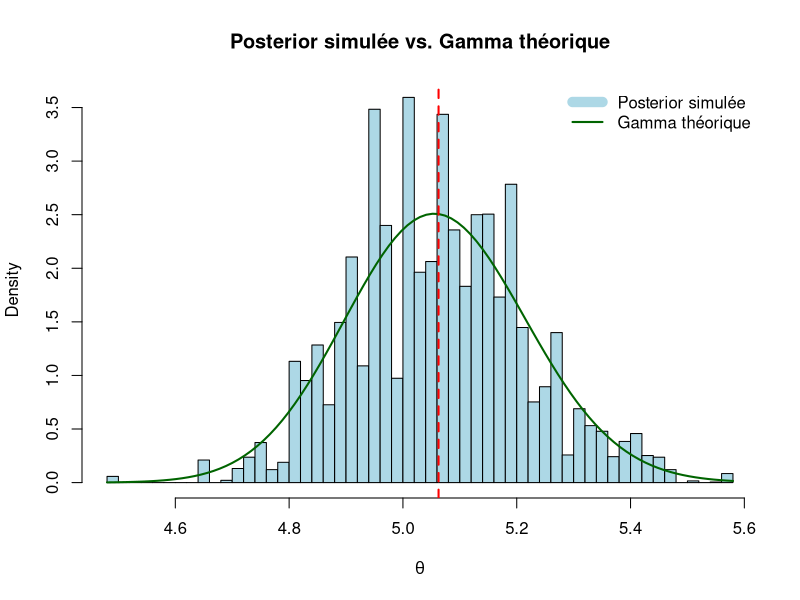
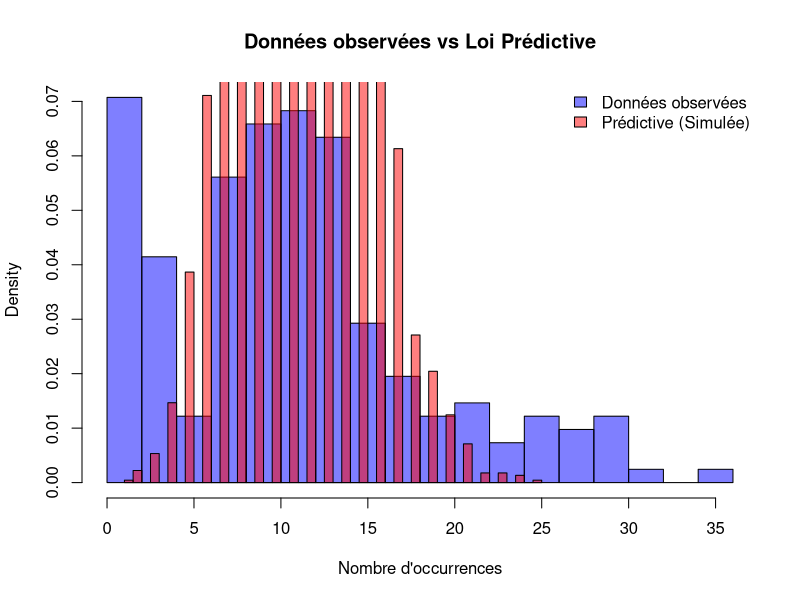
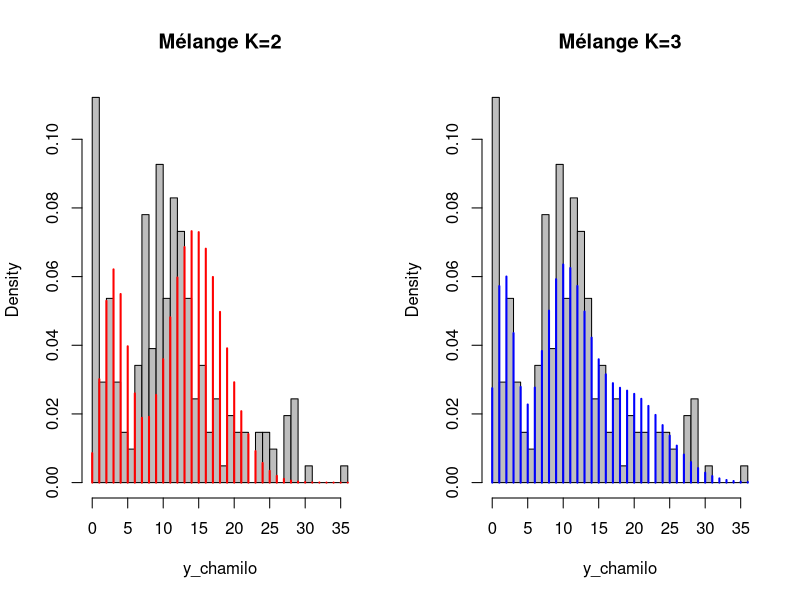

Generate these figures, in order, with R:
## ---- chunk 1
set.seed(123) 

algorithme_metropolis <- function(y, theta.0, nit) {
  theta.post <- numeric(nit+1)
  theta.post[1] <- theta.0
  n <- length(y)
  sn <- sum(y)
  
  lambda_inst <- 1/mean(y) 
  
  for (i in 1:nit) {
    theta.old <- theta.post[i]
    
    theta.prop <- rexp(1, rate = lambda_inst)
    
    log_pi_prop <- (sn - 1) * log(theta.prop) - n * theta.prop
    log_pi_old  <- (sn - 1) * log(theta.old) - n * theta.old
    
    log_q_prop <- dexp(theta.prop, rate = lambda_inst, log = TRUE)
    log_q_old  <- dexp(theta.old, rate = lambda_inst, log = TRUE)
    
    log.ratio <- (log_pi_prop - log_pi_old) + (log_q_old - log_q_prop)
    
    if (log(runif(1)) < log.ratio) {
      theta.post[i+1] <- theta.prop
    } else {
      theta.post[i+1] <- theta.old
    }
  }
  return (theta.post)
}
## ---- chunk 2
lambda0 <- 5
n_sim <- 200               
y_sim <- rpois(n_sim, lambda0)

# Simulation
theta.post <- algorithme_metropolis(y_sim, theta.0 = 1, nit = 10000)

# Burn-in (suppression du début de chaine)
theta.post <- theta.post[-(1:500)]

cat("Vraie valeur du paramètre :", lambda0, "\n")
cat("Moyenne a posteriori :", mean(theta.post), "\n")
cat("Médiane a posteriori :", median(theta.post), "\n")
print(quantile(theta.post, c(0.025, 0.975)))
## ---- chunk 3
hist(theta.post, probability = TRUE, 
     main = "Posterior simulée vs. Gamma théorique",
     xlab = expression(theta), col = "lightblue", breaks = 40)

# Superposition de la loi théorique Gamma(sn, n)
curve(dgamma(x, shape=sum(y_sim), rate=n_sim), 
      col="darkgreen", lwd=2, add=TRUE)

legend("topright",
       legend = c("Posterior simulée", "Gamma théorique"),
       col = c("lightblue", "darkgreen"),
       lwd = c(10, 2), bty = "n")

abline(v = mean(theta.post), col = "red", lwd = 2, lty = 2)
## ---- chunk 4
y_chamilo <- scan("TP3_MPA_2025.txt", quiet=TRUE)

theta_chamilo <- algorithme_metropolis(y_chamilo, theta.0 = 0.5, nit = 5000)
theta_clean <- theta_chamilo[-(1:500)] # Burn-in

y_pred <- rpois(length(theta_clean), lambda = theta_clean)

hist(y_chamilo, probability = TRUE, col = rgb(0, 0, 1, 0.5), 
     main = "Données observées vs Loi Prédictive",
     xlab = "Nombre d'occurrences", breaks = 20)

hist(y_pred, probability = TRUE, col = rgb(1, 0, 0, 0.5), 
     add = TRUE, breaks = 40)

legend("topright", legend = c("Données observées", "Prédictive (Simulée)"),
       fill = c(rgb(0, 0, 1, 0.5), rgb(1, 0, 0, 0.5)), bty = "n")

cat("Moyenne empirique :", mean(y_chamilo), "\n")
cat("Variance empirique :", var(y_chamilo), "\n")
## ---- chunk 5
gibbs_melange <- function(y, K, nit) {
  n <- length(y)
  
  # Initialisation aléatoire
  z <- sample(1:K, n, replace = TRUE)
  theta <- rep(NA, K)
  
  # Initialisation des theta intelligemment pour éviter les bugs (moyenne des groupes)
  for(k in 1:K) {
    if(sum(z==k)>0) theta[k] <- mean(y[z==k]) else theta[k] <- mean(y)
  }
  
  theta_history <- matrix(NA, nrow = nit, ncol = K)
  
  for (it in 1:nit) {
    
    # --- Etape 1 : Simulation des z (Allocation) ---
    for (i in 1:n) {
      # Calcul des log-vraisemblances pour stabilité numérique
      log_probs <- y[i] * log(theta) - theta
      # Log-Sum-Exp trick
      probs <- exp(log_probs - max(log_probs))
      probs <- probs / sum(probs)
      z[i] <- sample(1:K, 1, prob = probs)
    }
    
    # --- Etape 2 : Simulation des theta ---
    for (k in 1:K) {
      yk_sub <- y[z == k]
      nk <- length(yk_sub)
      syk <- sum(yk_sub)
      
      # Attention au cas (rare) où nk=0 ou syk=0
      # La loi Gamma(0,0) n'est pas définie (prior impropre).
      # Ici on suppose qu'il y a toujours des données, sinon on garde l'ancien theta
      if (nk > 0 && syk > 0) {
        theta[k] <- rgamma(1, shape = syk, rate = nk)
      }
    }
    theta_history[it, ] <- theta
  }
  
  return(list(theta_hist = theta_history, z_final = z))
}
## ---- chunk 6
# Lancement du Gibbs
set.seed(123)
res_K2 <- gibbs_melange(y_chamilo, K=2, nit=2000)
res_K3 <- gibbs_melange(y_chamilo, K=3, nit=2000)

# Burn-in
burn <- 500
est_theta_K2 <- colMeans(res_K2$theta_hist[-(1:burn), ])
est_theta_K3 <- colMeans(res_K3$theta_hist[-(1:burn), ])

# Proportions finales (basées sur la dernière itération)
props_K2 <- table(factor(res_K2$z_final, levels=1:2))/length(y_chamilo)
props_K3 <- table(factor(res_K3$z_final, levels=1:3))/length(y_chamilo)

# Fonction densité mélange
d_melange <- function(x, thetas, props) {
  d <- 0
  for(k in 1:length(thetas)) d <- d + props[k]*dpois(x, thetas[k])
  return(d)
}

# Affichage
par(mfrow=c(1,2)) # Deux graphiques côte à côte

# K=2
hist(y_chamilo, freq=FALSE, breaks=30, main="Mélange K=2", col="grey")
lines(0:max(y_chamilo), d_melange(0:max(y_chamilo), est_theta_K2, props_K2), 
      col="red", lwd=2, type="h")

# K=3
hist(y_chamilo, freq=FALSE, breaks=30, main="Mélange K=3", col="grey")
lines(0:max(y_chamilo), d_melange(0:max(y_chamilo), est_theta_K3, props_K3), 
      col="blue", lwd=2, type="h")

cat("Theta estimés (K=2) :", est_theta_K2, "\n")
cat("Theta estimés (K=3) :", est_theta_K3, "\n")
